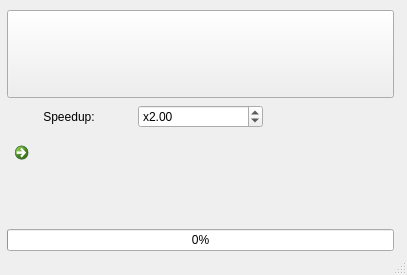
<?xml version="1.0" encoding="UTF-8"?>
<ui version="4.0">
 <class>MainWindow</class>
 <widget class="QMainWindow" name="MainWindow">
  <property name="geometry">
   <rect>
    <x>0</x>
    <y>0</y>
    <width>407</width>
    <height>275</height>
   </rect>
  </property>
  <property name="sizePolicy">
   <sizepolicy hsizetype="Fixed" vsizetype="Fixed">
    <horstretch>0</horstretch>
    <verstretch>0</verstretch>
   </sizepolicy>
  </property>
  <property name="windowTitle">
   <string>video transformer</string>
  </property>
  <widget class="QWidget" name="centralwidget">
   <widget class="QWidget" name="verticalLayoutWidget">
    <property name="geometry">
     <rect>
      <x>0</x>
      <y>10</y>
      <width>401</width>
      <height>241</height>
     </rect>
    </property>
    <layout class="QVBoxLayout" name="verticalLayout">
     <property name="spacing">
      <number>7</number>
     </property>
     <property name="leftMargin">
      <number>7</number>
     </property>
     <property name="topMargin">
      <number>0</number>
     </property>
     <property name="rightMargin">
      <number>7</number>
     </property>
     <item>
      <widget class="QPushButton" name="file_select_button">
       <property name="sizePolicy">
        <sizepolicy hsizetype="Minimum" vsizetype="Expanding">
         <horstretch>0</horstretch>
         <verstretch>0</verstretch>
        </sizepolicy>
       </property>
       <property name="text">
        <string/>
       </property>
      </widget>
     </item>
     <item>
      <layout class="QHBoxLayout" name="horizontalLayout">
       <item>
        <widget class="QLabel" name="speed_label">
         <property name="layoutDirection">
          <enum>Qt::LeftToRight</enum>
         </property>
         <property name="text">
          <string>Speedup:</string>
         </property>
         <property name="alignment">
          <set>Qt::AlignCenter</set>
         </property>
        </widget>
       </item>
       <item>
        <widget class="QDoubleSpinBox" name="speed_spinbox">
         <property name="prefix">
          <string>x</string>
         </property>
         <property name="decimals">
          <number>2</number>
         </property>
         <property name="minimum">
          <double>0.100000000000000</double>
         </property>
         <property name="singleStep">
          <double>0.100000000000000</double>
         </property>
         <property name="stepType">
          <enum>QAbstractSpinBox::AdaptiveDecimalStepType</enum>
         </property>
         <property name="value">
          <double>2.000000000000000</double>
         </property>
        </widget>
       </item>
       <item>
        <widget class="QLabel" name="resulting_duration">
         <property name="text">
          <string/>
         </property>
        </widget>
       </item>
      </layout>
     </item>
     <item>
      <widget class="QCommandLinkButton" name="process_button">
       <property name="sizePolicy">
        <sizepolicy hsizetype="Preferred" vsizetype="Expanding">
         <horstretch>0</horstretch>
         <verstretch>0</verstretch>
        </sizepolicy>
       </property>
       <property name="text">
        <string/>
       </property>
       <property name="checkable">
        <bool>false</bool>
       </property>
       <property name="description">
        <string/>
       </property>
      </widget>
     </item>
     <item>
      <widget class="QProgressBar" name="progress_bar">
       <property name="value">
        <number>0</number>
       </property>
       <property name="textVisible">
        <bool>true</bool>
       </property>
       <property name="invertedAppearance">
        <bool>false</bool>
       </property>
      </widget>
     </item>
    </layout>
   </widget>
  </widget>
  <widget class="QStatusBar" name="statusbar"/>
 </widget>
 <resources/>
 <connections/>
</ui>
